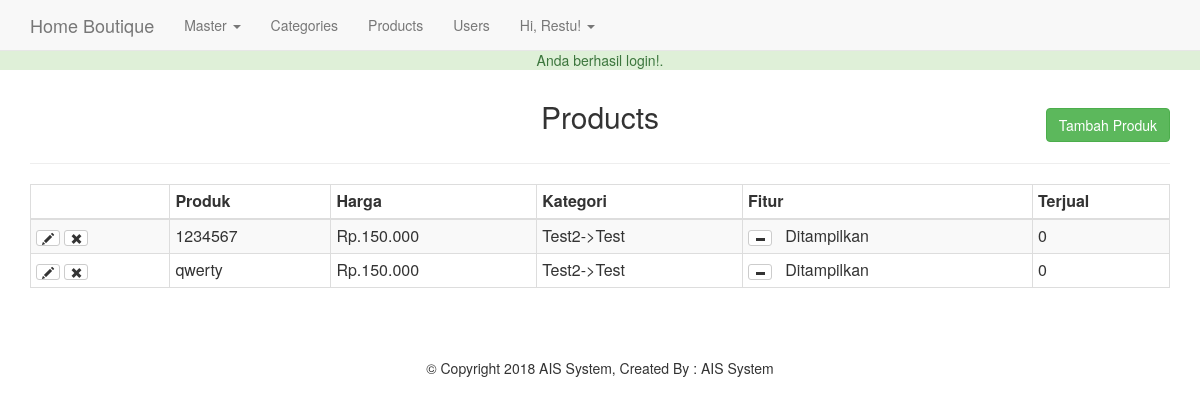
/admin/products.php (signed in), run on the app's committed database.
### tables this page shows
CREATE TABLE `produk`  (
  `id_produk` varchar(50) NOT NULL,
  `id_kategori` int(5) NULL DEFAULT NULL,
  `nama_produk` varchar(100) NULL DEFAULT NULL,
  `deskripsi` text NULL,
  `Harga` int(20) NULL DEFAULT NULL,
  `Stok` int(5) NULL DEFAULT NULL,
  `Berat` decimal(5, 2) NULL DEFAULT NULL,
  `Tgl_masuk` date NULL DEFAULT NULL,
  `gambar` varchar(100) NULL DEFAULT NULL,
  `Dibeli` int(5) NULL DEFAULT NULL,
  `Diskon` int(5) NULL DEFAULT NULL,
  `supplier` varchar(50) NULL DEFAULT NULL,
  `deleted` bit(1) NULL DEFAULT NULL COMMENT '0: normal, 1 : deleted',
  `featured` tinyint(255) NULL DEFAULT NULL,
  PRIMARY KEY (`id_produk`) USING BTREE
);

### helpers/helpers.php (called while the page is built, shortened)
<?php
function money($no){
  return 'Rp'.'.'.number_format($no, 0, '.', '.');
}

### admin/products.php (the view, shortened to what this page needs)
<?php
require_once $_SERVER['DOCUMENT_ROOT'].'/SandyShop/core/init.php';
include 'includes/head.php';
include 'includes/navigation.php';
$dbpath = '';
if (isset($_GET['add']) || isset($_GET['edit'])) {
  $parentQ = $db->query("SELECT * FROM Kategori WHERE parent = 0 ORDER BY Nama_kategori");
  $SupplierQ = $db->query("SELECT * FROM supplier ");
  $kdprod = ((isset($_POST['kdprod']) && $_POST['kdprod'] != '')?sanitize($_POST['kdprod']):'');
  $title = ((isset($_POST['title']) && $_POST['title'] != '')?sanitize($_POST['title']):'');
  $parent = ((isset($_POST['parent']) && !empty($_POST['parent']))?sanitize($_POST['parent']):'');
  $category = ((isset($_POST['child']) && !empty($_POST['child']))?sanitize($_POST['child']):'');
  $price = ((isset($_POST['price']) && $_POST['price'] != '')?sanitize($_POST['price']):'');
  $price = preg_replace("/[^0-9]/", "", $price);
  $Qty = ((isset($_POST['Qty']) && $_POST['Qty'] != '')?sanitize($_POST['Qty']):'');
  $Berat = ((isset($_POST['Berat']) && $_POST['Berat'] != '')?sanitize($_POST['Berat']):'');
  $sup = ((isset($_POST['sup']) && $_POST['sup'] != '')?sanitize($_POST['sup']):'');
  $description = ((isset($_POST['description']))?sanitize($_POST['description']):'');
  $disc = ((isset($_POST['disc']))?sanitize($_POST['disc']):'');
  $saved_image = '';
  if (isset($_GET['edit'])) {
    $edit_id = $_GET['edit'];
    $edit_id = sanitize($edit_id);
    $productresults = $db->query("SELECT * FROM produk WHERE id_produk = '$edit_id'");
    $products = mysqli_fetch_assoc($productresults);
    if (isset($_GET['delete_image'])) {
      $imgi = (int)$_GET['imgi'] - 1;
      $images = explode(',',$products['gambar']);
      $image_url = $_SERVER['DOCUMENT_ROOT'].$images[$imgi];
      unlink($image_url);
      unset($images[$imgi]);
      $imageString = implode(',',$images);
      $db->query("UPDATE products SET gambar = '{$imageString}' WHERE id_produk = '{$edit_id}'");
      header('Location: products.php?edit='.$edit_id);
    }
    $category = ((isset($_POST['child']) && !empty($_POST['child']))?sanitize($_POST['child']):$products['id_kategori']);
    $kdprod = ((isset($_POST['kdprod']) && $_POST['kdprod'] != '')?sanitize($_POST['kdprod']):$products['id_produk']);
    $title = ((isset($_POST['title']) && $_POST['title'] != '')?sanitize($_POST['title']):$products['nama_produk']);
    $parentResult = $db->query("SELECT * FROM Kategori WHERE id_kategori = '$category'");
    $pQ = mysqli_fetch_assoc($parentResult);
    $parent = ((isset($_POST['parent']) && !empty($_POST['parent']))?sanitize($_POST['parent']):$pQ['parent']);
    $price = ((isset($_POST['price']) && $_POST['price'] != '')?sanitize($_POST['price']):$products['Harga']);
    $Qty = ((isset($_POST['Qty']) && $_POST['Qty'] != '')?sanitize($_POST['Qty']):(int)$products['Stok']);
    $Berat = ((isset($_POST['Berat']) && $_POST['Berat'] != '')?sanitize($_POST['Berat']):(int)$products['Berat']);
    $sup = ((isset($_POST['sup']) && $_POST['sup'] != '')?sanitize($_POST['sup']):$products['supplier']);
    $description = ((isset($_POST['description']))?sanitize($_POST['description']):$products['deskripsi']);
    $disc = ((isset($_POST['disc']))?sanitize($_POST['disc']):$products['Diskon']);
    $saved_image = (($products['gambar'] != '')?$products['gambar']:'');
    $dbpath = $saved_image;
  }
  if (!empty($sizes)) {
    $sizeString = sanitize($sizes);
    $sizeString = rtrim($sizeString,',');
    $sizesArray = explode(',',$sizeString);
    $sArray = array();
    $qArray = array();
    $tArray = array();
    foreach ($sizesArray as $ss) {
      $s = explode(':',$ss);
      $sArray[] = $s[0];
      $qArray[] = $s[1];
      $tArray[] = $s[2];
    }
  }else{
    $sizesArray = array();
  }
  if ($_POST) {
    $errors = array();
    $required = array('title', 'parent', 'child', 'price','Qty');
    $allowed = array('png','jpg','jpeg','gif');
    $photoName = array();
    $uploadPath = array();
    $tmpLoc = array();
    foreach ($required as $field) {
      if ($_POST[$field] == '') {
        $errors[] = 'Form tidak boleh ada yang kosong!';
        break;
      }
    }
    $photoCount = count($_FILES['photo']['name']);
      if ($photoCount > 0) {
        for ($i=0; $i < $photoCount; $i++) { echo $i;
          $name = $_FILES['photo']['name'][$i];
          $nameArray = explode('.',$name);
          $fileName = $nameArray[0];
          $fileExt = $nameArray[1];
          $mime = explode('/',$_FILES['photo']['type'][$i]);
          $mimeType = $mime[0];
          $mimeExt = $mime[1];
          $tmpLoc[] = $_FILES['photo']['tmp_name'][$i];
          $fileSize = $_FILES['photo']['size'][$i];
          $uploadName = md5(microtime().$i).'.'.$fileExt;
          $uploadPath[] = BASEURL.'images/products'.$uploadName;
          if ($i != 0) {
            $dbpath .= ',';
          }
          $dbpath .= '/SandyShop/images/products'.$uploadName;
          if ($mimeType != 'image') {
            $errors[] = 'File harus berupa gambar';
          }
          if (!in_array($fileExt, $allowed)) {
            $errors[] = 'Gambar harus berekstensi png, jpg, jpeg atau gif';
          }
          if ($fileSize > 15000000) {
            $errors[] = 'Ukuran file tidak boleh lebih dari 15MB.';
          }
          if ($fileExt != $mimeExt && ($mimeExt == 'jpeg' && $fileExt != 'jpg')) {
            $errors[] = 'Errors 404 ! Ulangi upload dengan benar';
      }
    }
  }
    if (!empty($errors)) {
      echo display_errors($errors);
    }else{
      if($photoCount > 0){
        for ($i=0; $i < $photoCount; $i++) {
          move_uploaded_file($tmpLoc[$i], $uploadPath[$i]);
        }
      }
      $insertSql = "INSERT INTO produk (id_produk, id_kategori, nama_produk, deskripsi, Harga, Stok, Berat, gambar,supplier,Diskon,deleted)
      VALUES ('$kdprod', '$category','$title','$description','$price','$Qty','$Berat','$dbpath','$sup','$disc',0)";
      if (isset($_GET['edit'])) {
        $insertSql = "UPDATE produk SET nama_produk = '$title', Harga = '$price', Diskon = '$disc',
         id_kategori = '$category', gambar = '$dbpath', deskripsi = '$description'
        WHERE id_produk = '$edit_id'";
        var_dump($insertSql);
      }
      try {
        $db->query($insertSql);
      } catch (Exception $e) {
      }
      header('Location: products.php');
    }
  }
  ?>
  <div class="container">
    <h2 class="text-center"><?=((isset($_GET['edit']))?'Edit ':'');?>Products</h2><hr>
    <form action="products.php?<?=((isset($_GET['edit']))?'edit='.$edit_id:'add=1');?>" method="post" enctype="multipart/form-data">
      <div class="form-group col-md-3">
        <label for="title">Kode Product*:</label>
        <input type="text" name="kdprod" class="form-control" id="kdprod" value="<?=$kdprod;?>" required>
      </div>
      <div class="form-group col-md-3">
        <label for="title">Nama Produk*:</label>
        <input type="text" name="title" class="form-control" id="title" value="<?=$title;?>">
      </div>
      <div class="form-group col-md-3">
        <label for="parent">Parent Category*:</label>
        <select class="form-control" id="parent" name="parent">
          <option value=""<?=(($parent == '')?' selected':'');?>></option>
          <?php foreach ($parentQ as $p) : ?>
            <option value="<?=$p['id_kategori'];?>"<?=(($parent == $p['id_kategori'])?' selected':'');?>><?=$p['Nama_kategori'];?></option>
          <?php endforeach; ?>
        </select>
      </div>
      <div class="form-group col-md-3">
        <label for="child">Child Category*:</label>
        <select class="form-control" id="child" name="child">
        </select>
      </div>
      <div class="form-group col-md-3">
        <label for="price">Price*:</label>
        <input type="text" id="price" name="price" class="form-control" value="<?=((isset($_GET['edit']))?$price:'');?>">
      </div>
      <div class="form-group col-md-3">
        <label for="disc">Diskon (Rp)*:</label>
        <input type="text" id="disc" name="disc" class="form-control" value="<?=((isset($_GET['edit']))?$disc:'');?>">
      </div>
      <div class="form-group col-md-3">
        <label>Quantity*:</label>
        <input type="number" id="Qty" name="Qty" class="form-control" value="<?=((isset($_GET['edit']))?$Qty:'');?>">
      </div>
      <div class="form-group col-md-3">
        <label>Berat*:</label>
        <input type="number" id="Berat" name="Berat" class="form-control" value="<?=((isset($_GET['edit']))?$Berat:'');?>">
      </div>
      <div class="form-group col-md-3">
        <label for="child">Supplier *:</label>
        <select class="form-control" id="sup" name="sup">
          <option value=""<?=(($sup == '')?' selected':'');?>></option>
          <?php foreach ($SupplierQ as $p) : ?>
            <option value="<?=$p['id_supplier'];?>"<?=(($sup == $p['id_supplier'])?' selected':'');?>><?=$p['supplier'];?></option>
          <?php endforeach; ?>
        </select>
      </div>
      <div class="form-group col-md-6">
        <?php if($saved_image != '') : ?>
          <?php
            $imgi = 1;
            $images = explode(',',$saved_image);
          ?>
          <?php foreach($images as $image): ?>
          <div class="saved-image col-md-4">
            <img src="<?=$image;?>" alt="saved image"><br>
            <a href="products.php?delete_image=1&edit=<?=$edit_id;?>&imgi=<?=$imgi;?>" class="btn btn-xs btn-danger">Delete Image</a>
          </div>
          <?php
          $imgi++;
          endforeach; ?>
        <?php else: ?>
          <label for="photo">Products Photo*:</label>
          <input type="file" name="photo[]" id="photo" class="form-control" multiple>
        <?php endif; ?>
      </div>
      <div class="form-group col-md-6">
        <label for="description">Description*:</label>
        <textarea name="description" class="form-control" id="description" rows="6"><?=$description;?></textarea>
      </div>
      <div class="form-group pull-right" style="margin-right: 14px;">
        <a href="products.php" class="btn btn-default">Cancel</a>
        <input type="submit" class="btn btn-success" value="<?=((isset($_GET['edit']))?'Edit':'');?> Product">
      </div><div class="clearfix"></div>
    </form>
  </div>
  <?php
}else{
  $sql = "SELECT * FROM produk WHERE deleted = 0";
  $presult = $db->query($sql);
  ?>
  <div class="container">
    <h2 class="text-center">Products</h2>
    <a href="products.php?add=1" class="btn btn-success pull-right" style="margin-top: -35px;">Tambah Produk</a><div class="clearfix"></div>
    <hr>
    <table class="table table-bordered table-condensed table-striped">
      <thead>
        <th></th><th>Produk</th><th>Harga</th><th>Kategori</th><th>Fitur</th><th>Terjual</th>
      </thead>
      <tbody>
        <?php foreach ($presult as $produk) :
          $childID = $produk['id_kategori'];
          $catSql = "SELECT * FROM Kategori WHERE id_kategori = '$childID'";
          $result = $db->query($catSql);
          $child = mysqli_fetch_assoc($result);
          $parentID = $child['parent'];
          $pSql = "SELECT * FROM Kategori WHERE id_kategori = '$parentID'";
          $presult = $db->query($pSql);
          $parent = mysqli_fetch_assoc($presult);
          $category = $parent['Nama_kategori'].'->'.$child['Nama_kategori'];
          ?>
          <tr>
            <td>
              <a href="products.php?edit=<?=$produk['id_produk'];?>" class="btn btn-xs btn-default"><span class="glyphicon glyphicon-pencil"></span></a>
              <a href="products.php?delete=<?=$produk['id_produk'];?>" class="btn btn-xs btn-default" onclick="return confirm('Yakin akan menghapus data ini ?');">
                <span class="glyphicon glyphicon-remove"></span>
              </a>
            </td>
            <td><?=$produk['nama_produk'];?></td>
            <td><?=money($produk['Harga']);?></td>
            <td><?=$category;?></td>
            <td>
              <a href="products.php?featured=<?=(($produk['featured'] == 0)?'1':'0');?>&id=<?=$produk['id_produk'];?>" class="btn btn-xs btn-default"
              title="<?=(($produk['featured'] == 0)?'Klik Untuk Menampilkan Produk':'Klik Untuk Tidak Menampilkan Produk Ini');?>">
                <span class="glyphicon glyphicon-<?=(($produk['featured'] == 1)?'minus':'plus');?>"></span>
              </a>
              &nbsp; <?=(($produk['featured'] == 1)?'Ditampilkan':'Tidak Ditampilkan');?>
            </td>
            <td>0</td>
          </tr>
        <?php endforeach; ?>
      </tbody>
    </table>
  </div>
  <?php } include 'includes/footer.php'; ?>

### css/main.css (style rules this page uses)
body { padding-top: 50px; }

### data on the page
produk: nama_produk "1234567", Harga "Rp.150.000", category "Test2->Test", featured 1 (drawn)
produk: nama_produk "qwerty", Harga "Rp.150.000", category "Test2->Test", featured 1 (drawn)

### other printed values
$_SESSION['success_flash'] "Anda berhasil login!."
$user_data['first'] "Restu"
